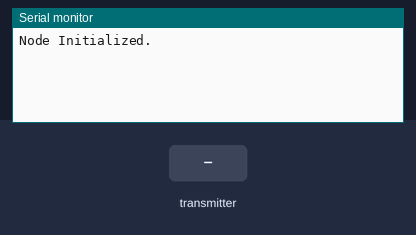
This program was run on a simulated ESP32. On the bench: the last lines printed to the serial monitor. Inputs (shaded band) come from the test bench.

Above: at 1.2 s.
1.3 s: the transmitter starts sending receivedNodeID = 0
At 1.61 s:
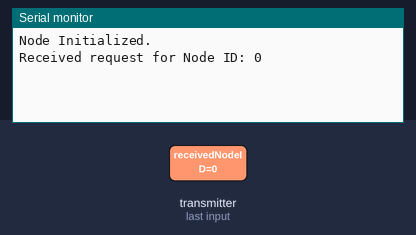
3.3 s: the transmitter starts sending receivedNodeID = 64
At 3.61 s:
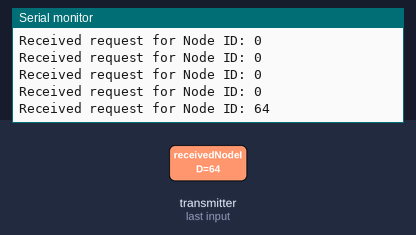

Measured:
- after the input at 1.3 s, the serial monitor: prints a new line at once (image 1)
- after the input at 3.3 s, the serial monitor: prints a new line at once (image 2)

The program:

main.cpp
```cpp
#include <Arduino.h>
#include <Wire.h>
#include <Adafruit_Sensor.h>
#include <Adafruit_BME280.h>
#include <esp_now.h>
#include <WiFi.h>

// Cấu hình Node
#define NODE_ID 1  // ID của Node
#define BME280_ADDRESS 0x76

// Cấu hình chân
#define IR_DO_PIN 0
#define MQ7_DO_PIN 4

Adafruit_BME280 bme;
typedef struct {
  uint8_t node_id;
  float temperature;
  float humidity;
  bool flame_detected;
  bool co_detected;
} SensorData;

SensorData data;
uint8_t gatewayMAC[] = {0xE8, 0x6B, 0xEA, 0xC9, 0xB7, 0x34};  // Thay bằng MAC của Gateway
uint8_t receivedNodeID = 0;

void onDataRecv(const uint8_t *mac, const uint8_t *incomingData, int len) {
  memcpy(&receivedNodeID, incomingData, sizeof(receivedNodeID));
  Serial.printf("Received request for Node ID: %d\n", receivedNodeID);
}

void setup() {
  Serial.begin(115200);

  // Cấu hình chân
  pinMode(IR_DO_PIN, INPUT);
  pinMode(MQ7_DO_PIN, INPUT);

  // Khởi tạo cảm biến BME280
  if (!bme.begin(BME280_ADDRESS)) {
    Serial.println("BME280 not found!");
    while (1);
  }

  // Khởi tạo ESP-NOW
  WiFi.mode(WIFI_STA);
  if (esp_now_init() != ESP_OK) {
    Serial.println("ESP-NOW Init Failed");
    return;
  }

  // Đăng ký callback
  esp_now_register_recv_cb(onDataRecv);

  // Thêm Gateway làm peer
  esp_now_peer_info_t peerInfo;
  memcpy(peerInfo.peer_addr, gatewayMAC, 6);
  peerInfo.channel = 0;  // Sử dụng kênh mặc định
  peerInfo.encrypt = false;

  if (esp_now_add_peer(&peerInfo) != ESP_OK) {
    Serial.println("Failed to add Gateway");
    return;
  }

  Serial.println("Node Initialized.");
}

void loop() {
  if (receivedNodeID == NODE_ID) {
    // Đọc dữ liệu cảm biến
    data.node_id = NODE_ID;
    data.temperature = bme.readTemperature();
    data.humidity = bme.readHumidity();
    data.flame_detected = digitalRead(IR_DO_PIN) == LOW;
    data.co_detected = digitalRead(MQ7_DO_PIN) == LOW;

    // Gửi dữ liệu về Gateway
    esp_now_send(gatewayMAC, (uint8_t *)&data, sizeof(data));
    Serial.println("Data sent to Gateway.");
    receivedNodeID = 0;  // Reset trạng thái nhận yêu cầu
  }
  delay(100);  // Chờ yêu cầu tiếp theo
}
```
